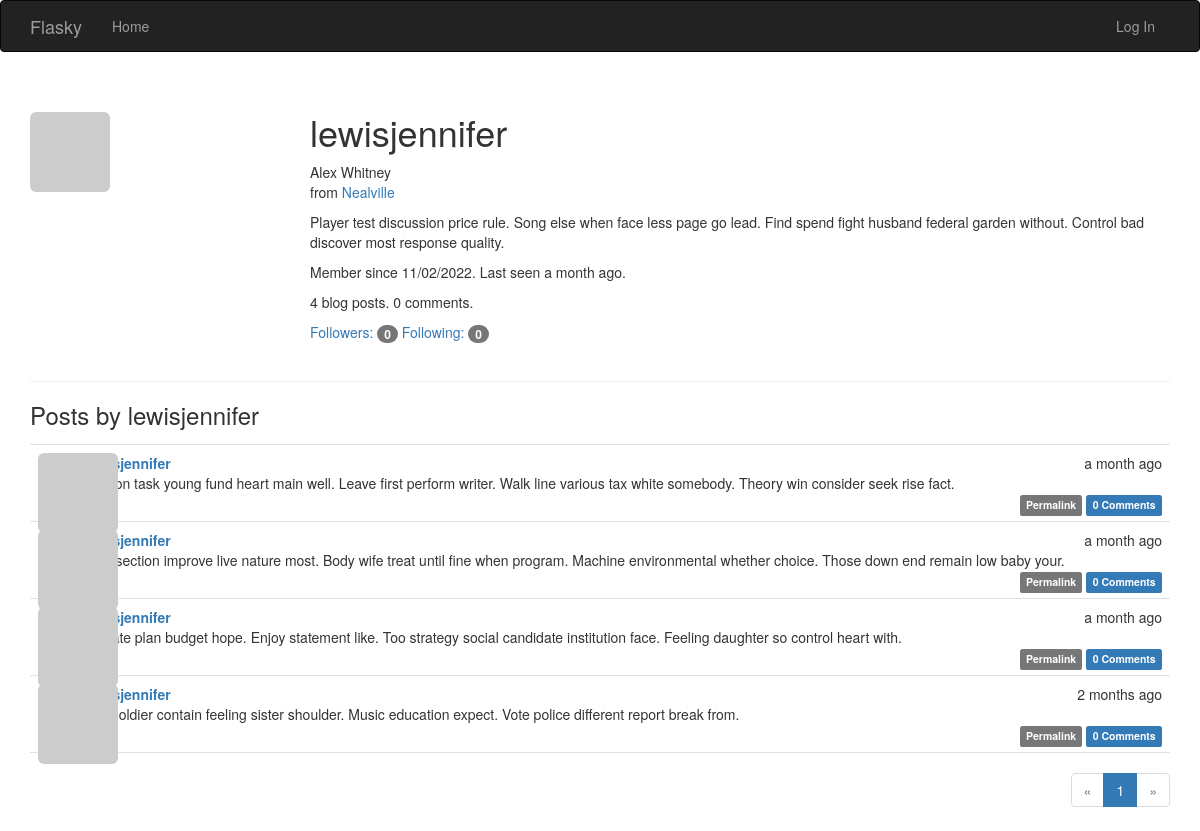
Page /user/lewisjennifer on the committed database.
### app/models.py (models this page shows, shortened)
class User(UserMixin, db.Model):
    __tablename__ = 'users'
    id = db.Column(db.Integer, primary_key=True)
    email = db.Column(db.String(64), unique=True, index=True)
    username = db.Column(db.String(64), unique=True, index=True)
    role_id = db.Column(db.Integer, db.ForeignKey('roles.id'))
    password_hash = db.Column(db.String(128))
    confirmed = db.Column(db.Boolean, default=False)
    name = db.Column(db.String(64))
    location = db.Column(db.String(64))
    about_me = db.Column(db.Text())
    member_since = db.Column(db.DateTime(), default=datetime.utcnow)
    last_seen = db.Column(db.DateTime(), default=datetime.utcnow)
    avatar_hash = db.Column(db.String(32))
    posts = db.relationship('Post', backref='author', lazy='dynamic')
    followed = db.relationship('Follow', foreign_keys=[Follow.follower_id],
                               backref=db.backref('follower', lazy='joined'),
                               lazy='dynamic',
                               cascade='all, delete-orphan')
    followers = db.relationship('Follow', foreign_keys=[Follow.followed_id],
                                backref=db.backref('followed', lazy='joined'),
                                lazy='dynamic',
                                cascade='all, delete-orphan')
    comments = db.relationship('Comment', backref='author', lazy='dynamic')
    @property
    def password(self):
        raise AttributeError('password is not a readable attribute')
    def gravatar(self, size=100, default='identicon', rating='g'):
        url = 'https://secure.gravatar.com/avatar'
        hash = self.avatar_hash or self.gravatar_hash()
        return '{url}/{hash}?s={size}&d={default}&r={rating}'.format(
            url=url, hash=hash, size=size, default=default, rating=rating)

class Post(db.Model):
    __tablename__ = 'posts'
    id = db.Column(db.Integer, primary_key=True)
    body = db.Column(db.Text)
    body_html = db.Column(db.Text)
    timestamp = db.Column(db.DateTime, index=True, default=datetime.utcnow)
    author_id = db.Column(db.Integer, db.ForeignKey('users.id'))
    comments = db.relationship('Comment', backref='post', lazy='dynamic')

### app/main/views.py (the view)
@main.route('/user/<username>')
def user(username):
    user = User.query.filter_by(username=username).first_or_404()
    page = request.args.get('page', 1, type=int)
    pagination = user.posts.order_by(Post.timestamp.desc()).paginate(page=page,
                                                                     per_page=current_app.config[
                                                                         'FLASKY_POSTS_PER_PAGE'], error_out=False)
    posts = pagination.items
    return render_template('user.html', user=user, posts=posts, pagination=pagination)

### app/auth/views.py (called while the page is built)
@auth.before_app_request
def before_request():
    if current_user.is_authenticated:
        current_user.ping()
        if not current_user.confirmed \
                and request.endpoint \
                and request.blueprint != 'auth' \
                and request.endpoint != 'static':
            return redirect(url_for('auth.unconfirmed'))

### app/main/__init__.py (called while the page is built)
@main.app_context_processor
def inject_permissions():
    return dict(Permission=Permission)

### app/models.py (called while the page is built)
    def can(self, permissions):
        return False

    def is_administrator(self):
        return False

### app/templates/user.html (shortened to what this page needs)
{% extends 'base.html' %}
{% import "_macros.html" as macros %}
{% block page_content %}
<div class="page-header">
    <img class="img-rounded profile-thumbnail" src="{{ user.gravatar(size=256) }}">
    <div class="profile-header">
        <h1>{{ user.username }}</h1>
        {% if user.name or user.location %}
        <p>
            {% if user.name %}{{ user.name }}<br>{% endif %}
            {% if user.location %}
                from <a href="http://maps.google.com/?q={{ user.location }}">{{ user.location }}</a><br>
            {% endif %}
        </p>
        {% endif %}
        {% if user.about_me %}<p>{{ user.about_me }}</p>{% endif %}
        <p>Member since {{ moment(user.member_since).format('L') }}. Last seen {{ moment(user.last_seen).fromNow() }}.</p>
        <p>{{ user.posts.count() }} blog posts. {{ user.comments.count() }} comments.</p>
        <p>
            <a href="{{ url_for('.followers', username=user.username) }}">Followers: <span class="badge">{{ user.followers.count() - 1 }}</span></a>
            <a href="{{ url_for('.followed_by', username=user.username) }}">Following: <span class="badge">{{ user.followed.count() - 1}}</span></a>
        </p>
    </div>
</div>
<h3>Posts by {{ user.username }}</h3>
{% include '_posts.html' %}
{% if pagination %}
<div class="pagination">
    {{ macros.pagination_widget(pagination, '.user', username=user.username) }}
</div>
{% endif %}
{% endblock %}

### app/templates/_posts.html (shortened to what this page needs)
<ul class="posts">
    {% for post in posts %}
    <li class="post">
        <div class="post-thumbnail">
            <a href="{{ url_for('.user', username=post.author.username) }}">
                <img class="img-rounded profile-thumbnail" src="{{ post.author.gravatar(size=40) }}">
            </a>
        </div>
        <div class="post-content">
            <div class="post-date">{{ moment(post.timestamp).fromNow() }}</div>
            <div class="post-author"><a href="{{ url_for('.user', username=post.author.username) }}">{{ post.author.username }}</a></div>
            <div class="post-body">
                {% if post.body_html %}
                    {{ post.body_html | safe }}
                {% else %}
                    {{ post.body }}
                {% endif %}
            </div>
            <div class="post-footer">
                <a href="{{ url_for('.post', id=post.id) }}">
                    <span class="label label-default">Permalink</span>
                </a>
                <a href="{{ url_for('.post', id=post.id)}}#comments">
                    <span class="label label-primary">{{ post.comments.count() }} Comments</span>
                </a>
            </div>
        </div>
    </li>
    {% endfor %}
</ul>

### app/static/styles.css (style rules this page uses)
.profile-thumbnail { position: absolute; }
.profile-header { min-height: 260px; margin-left: 280px; }
ul.posts { list-style-type: none; padding: 0px; margin: 16px 0px 0px 0px; border-top: 1px solid #e0e0e0; }
ul.posts li.post { padding: 8px; border-bottom: 1px solid #e0e0e0; }
div.post-date { float: right; }
div.post-author { font-weight: bold; }
div.post-thumbnail { position: absolute; }
div.post-content { margin-left: 48px; min-height: 48px; }
div.post-footer { text-align: right; }
div.pagination { width: 100%; text-align: right; padding: 0px; margin: 0px; }

### rows in the picture
User: username "lewisjennifer", name "Alex Whitney", location "Nealville", about_me "Player test discussion price rule. Song else when face less page go lead. Find spend fight husband federal garden without. Control bad discover most response quality.", member_since "11/02/2022", last_seen "a month ago"
Post: timestamp "a month ago", author.username "lewisjennifer", body "Region task young fund heart main well. Leave first perform writer. Walk line various tax white somebody. Theory win consider seek rise fact.", comments.count "0"
Post: timestamp "a month ago", author.username "lewisjennifer", body "Star section improve live nature most. Body wife treat until fine when program. Machine environmental whether choice. Those down end remain low baby your.", comments.count "0"
Post: timestamp "a month ago", author.username "lewisjennifer", body "Debate plan budget hope. Enjoy statement like. Too strategy social candidate institution face. Feeling daughter so control heart with.", comments.count "0"
Post: timestamp "2 months ago", author.username "lewisjennifer", body "Cut soldier contain feeling sister shoulder. Music education expect. Vote police different report break from.", comments.count "0"

### other values in the picture
{{ user.posts.count() }} "4"
{{ user.comments.count() }} "0"
{{ user.followers.count() - 1 }} "0"
{{ user.followed.count() - 1 }} "0"
{{ p }} "1"
